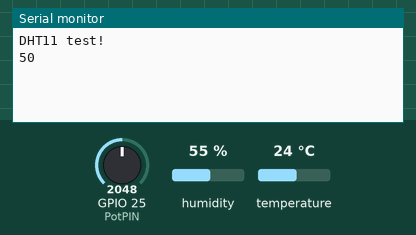
Simulated run of this sketch. Board: ESP32. Shown: the last lines printed to the serial monitor. The inputs (shaded band) are chosen by the test bench; at power-on: humidity 55 %, GPIO 25 (PotPIN) = 2048, temperature 24 °C.

Above: at 1.2 s.
1.3 s: humidity set to 22 %
At 2.9 s:
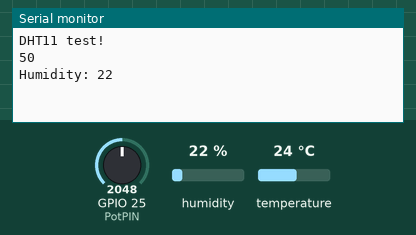
5.5 s: GPIO 25 (PotPIN) set to 1960
At 6.5 s:
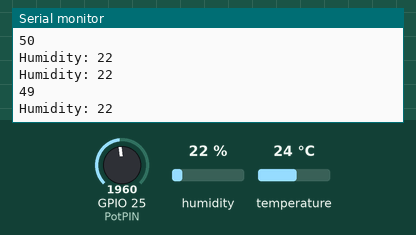
7.0 s: humidity set to 40 %
At 8.35 s:
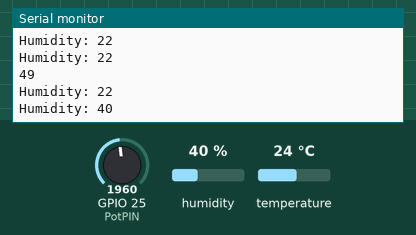
8.5 s: GPIO 25 (PotPIN) set to 1228
At 9.4 s:
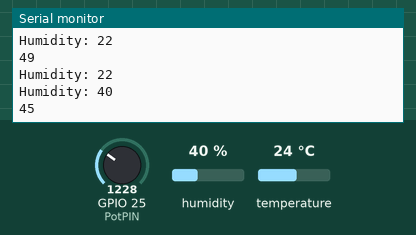

The sketch:

DHT_and_Potentiometer.ino
```cpp
/*
  This code reads the temperature and humidity values from a DHT11 sensor
  connected to pin 25 and prints them to the serial monitor.
  It also calculates and prints the heat index value in both Celsius and Fahrenheit.

  Board: ESP32 Development Board
  Component: Temperature and humidity module(DHT11)
  Library: https://github.com/adafruit/DHT-sensor-library  (DHT sensor library by Adafruit)
*/

#include <DHT.h>

const int DHTPIN = 26;  // Define the pin used to connect the sensor (A0)
#define DHTTYPE DHT11  // Define the sensor type
const int PotPIN = 25; // Defines the potentiometer pin (A1)


DHT dht(DHTPIN, DHTTYPE);  // Create a DHT object

void setup() {
  // Initialize the serial communication
  Serial.begin(9600);
  Serial.println(F("DHT11 test!"));

  dht.begin();  // Initialize the DHT sensor
}


int target_base = 40; // smallest value for target humidity
int last_time = millis();
int last_Pot_Val = 0;


void loop() {
  int current_time = millis();
  int time_diff = current_time - last_time;
  int current_Pot_Val = read_Pot();
  // checks if at least 2 seconds has elapsed since last humidity reading
  if (time_diff >= 2000) {
  float actual_humidity = read_Humidity();
  }
  //displays the current potentiometer value and doesn't update serial unless value has changed
  if (current_Pot_Val != last_Pot_Val) {
    // updates last and current potentiometer values
    last_Pot_Val = current_Pot_Val;
    current_Pot_Val = read_Pot();

    int target_humidity = current_Pot_Val + target_base; // user set target humidity
    Serial.println(target_humidity);
  }


}

int read_Humidity() {
  int humidity = dht.readHumidity();
  if (isnan(humidity)) {
    Serial.println(F("Failed to read from DHT sensor!"));
    return humidity;
  }
  Serial.print(F("Humidity: "));
  Serial.println(humidity);
  last_time = millis();
  return humidity;
}

//gets a value from 0 to 20 from the potentiometer
int read_Pot() {
  int Pot_Val = analogRead(PotPIN);
  int pot_final_val = (Pot_Val * 20) / 4095;
  return pot_final_val;
}
```

Measured:
- after the input at 1.3 s, the serial monitor: prints a new line after 0.72 s (image 1)
- after the input at 5.5 s, the serial monitor: prints a new line at once (image 2)
- after the input at 7.0 s, the serial monitor: prints a new line after 1.1 s (image 3)
- after the input at 8.5 s, the serial monitor: prints a new line at once (image 4)
